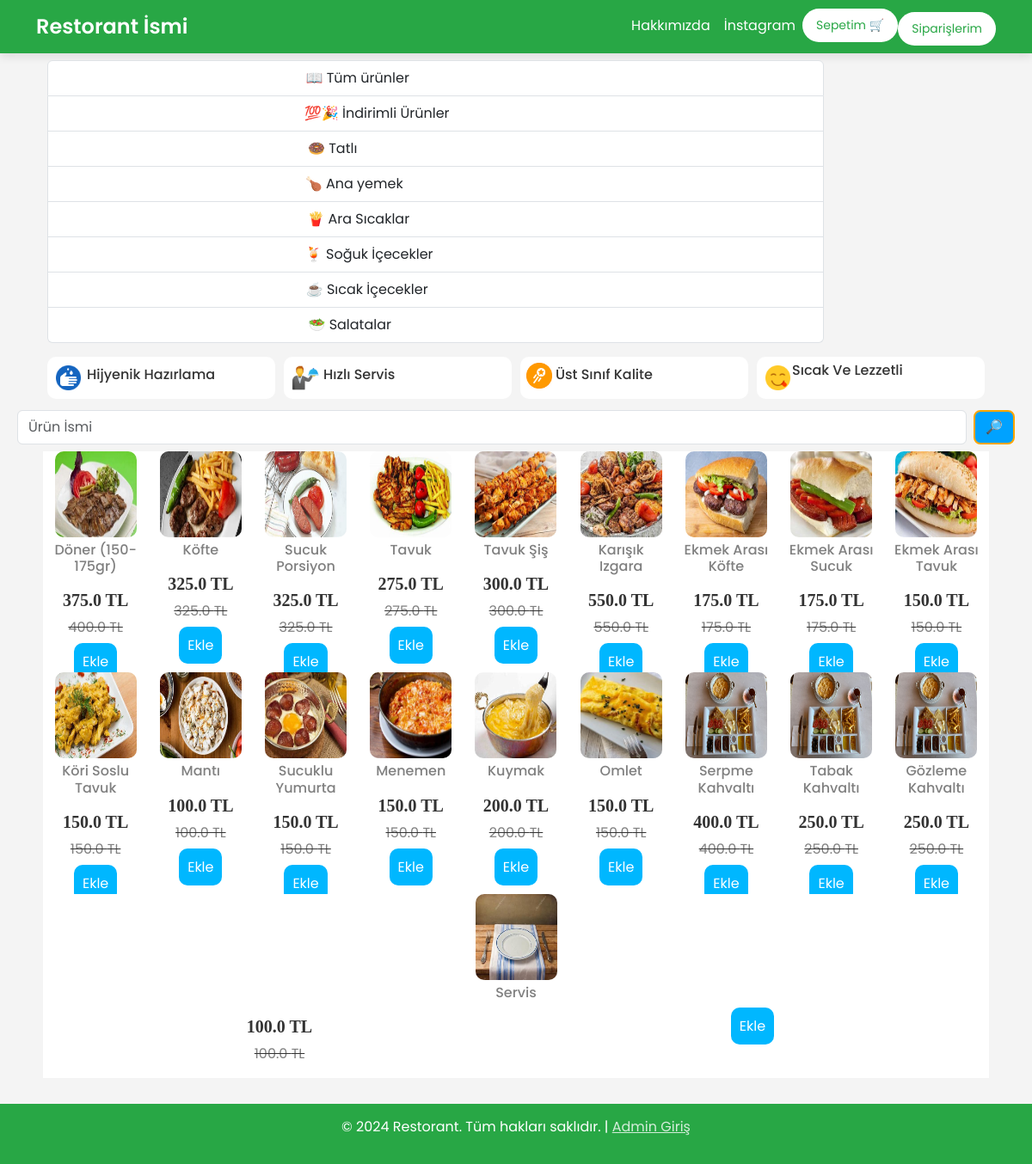
The app's page /main with its own data.
### website/models.py (models this page shows, shortened)
class Product(db.Model):
    id = db.Column(db.Integer, primary_key=True)
    product_name = db.Column(db.String(100), nullable=False)
    current_price = db.Column(db.Float, nullable=False)
    previous_price = db.Column(db.Float, nullable=False)
    in_stock = db.Column(db.Integer, nullable=False)
    product_picture = db.Column(db.String(1000), nullable=False)
    flash_sale = db.Column(db.Boolean, default=False)
    date_added = db.Column(db.DateTime, default=datetime.utcnow)
    salad = db.Column(db.Boolean, default=False)
    main = db.Column(db.Boolean, default=False)
    colddrink = db.Column(db.Boolean, default=False)
    hotdrink = db.Column(db.Boolean, default=False)
    desert = db.Column(db.Boolean, default=False)
    sneak = db.Column(db.Boolean, default=False)
    Solded = db.Column(db.Integer, default=0)
    carts = db.relationship('Cart', backref=db.backref('product', lazy=True))
    orders = db.relationship('Order', backref=db.backref('product', lazy=True))

### website/views.py (the view)
@views.route("/main")
def mainmenu():
    items = Product.query.filter_by(main=True)
    return render_template('mainmenu.html', items=items, cart=Cart.query.filter_by(customer_link=current_user.id).all()
                           if current_user.is_authenticated else [])

### website/templates/mainmenu.html (shortened to what this page needs)
{% extends 'base.html' %}
{% block body %}
<div class="container text-center">
    <div class="row" style="margin: 5px; margin-left:-2px; margin-right:-2px;">
      <div class="col " style="margin: 3px;">
        <div class="list-group" id="right1">
            <a href="/" class="list-group-item list-group-item-action">
                <span class="link-name" >📖 Tüm ürünler</span>
            </a>
            <a href="/discount" class="list-group-item list-group-item-action">
                <span class="link-name" >💯🎉  İndirimli Ürünler</span>
            </a>
            <a href="/desert" class="list-group-item list-group-item-action">
                <span class="link-name" >🍩  Tatlı</span>
            </a>
            <a href="/main" class="list-group-item list-group-item-action">
                <span class="link-name">🍗 Ana yemek</span>
            </a>
            <a href="/sneak" class="list-group-item list-group-item-action">
                <span class="button">🍟 Ara Sıcaklar</span>
            </a>
            <a href="/colddrink" class="list-group-item list-group-item-action">
                <span class="button">🍹 Soğuk İçecekler</span>
            </a>
            <a href="/hotdrink" class="list-group-item list-group-item-action">
                <span class="button">☕ Sıcak İçecekler</span>
            </a>
            <a href="/salad" class="list-group-item list-group-item-action">
                <span class="button">🥗  Salatalar</span>
            </a>
        </div>
      </div>
      <div class="col-md-2">
        </div>
      </div>
    </div>
<div class="container text-center">
    <div class="row" style="margin: 8px;">
        <div class="col" style="display: flex; background-color: white; border-radius: 10px; padding: 7px; margin: 5px;">
            <img src="../static/images/techweek.png" alt="" style="width: 35px; height: 35px;">
            <h6 style="margin: 4px">Hijyenik Hazırlama </h6>
        </div>
        <div class="col" style="display: flex; background-color: white; border-radius: 10px; padding: 7px; margin: 5px;">
            <img src="../static/images/FreeDelivery.png" alt="" style="width: 35px; height: 35px;">
            <h6 style="margin: 4px">Hızlı Servis</h6>
        </div>
        <div class="col" style="display: flex; background-color: white; border-radius: 10px; padding: 7px; margin: 5px;">
            <img src="../static/images/food.png" alt="" style="width: 30px; height: 30px;">
            <h6 style="margin: 4px">Üst Sınıf Kalite</h6>
        </div>
        <div class="col" style="display: flex; background-color: white; border-radius: 10px; padding: 7px; margin: 5px;">
            <img src="../static/images/airtime.png" alt="" style="width: 35px; height: 35px;">
            <h6 style="margin: -1px">Sıcak Ve Lezzetli</h6>
        </div>
    </div>
</div>
<form class="d-flex position-relative" role="search" action="/search" style="margin-left:20px; margin-right:20px;" method="POST">
  <input
    class="form-control me-2"
    name="search"
    id="search-input"
    type="search"
    placeholder="Ürün İsmi"
    aria-label="Search"
    autocomplete="off"
  >
  <button class="btn" type="submit">🔎</button>
</form>
<div class="container text-center">
    <div class="row" style="margin: 8px; border-radius: 10px; background-color: rgb(219, 219, 218);" id="column">
        {% for item in items %}
        <div class="col" style=" background-color: rgb(255, 255, 255);">
            <img src="{{ item.product_picture }}" alt="" style="height: 100px; width: 95px; border-radius: 10px;">
            <div class="row" style="margin-top: 5px;">
                <h6 style="color: gray;">{{ item.product_name }}</h6>
            </div>
            <div class="row" style="margin-top: 10px;">
                <div class="col">
                    <h5 style="font-weight: 600; font-family: 'Times New Roman', Times, serif;">{{ item.current_price }} TL</h5>
                    <strike><p style="color: gray;">{{ item.previous_price}} TL</p></strike>
                </div>
                <div class="col">
                    <a href="/add-to-cart/{{ item.id }}">Ekle</a>
                </div>
            </div>
        </div>
        {% endfor %}
    </div>
</div>
{% endblock %}

### website/static/css/style.css (style rules this page uses)
.d-flex .btn { background: rgb(0, 162, 255); border: 2px solid orange; border-radius: 8px; color: #fff; }
.container .row .col .row .col a { background-color: rgb(0, 183, 255); padding: 10px; border-radius: 10px; text-decoration: none; color: white; }

### website/templates/base.html (style rules this page uses)
body { font-family: 'Poppins', sans-serif; background-color: #f4f4f4; color: #333; margin: 0; padding: 0; }

### records on screen
Product: product_picture (picture), product_name "Döner (150-175gr)", current_price "375.0", previous_price "400.0"
Product: product_picture (picture), product_name "Köfte", current_price "325.0", previous_price "325.0"
Product: product_picture (picture), product_name "Sucuk Porsiyon", current_price "325.0", previous_price "325.0"
Product: product_picture (picture), product_name "Tavuk", current_price "275.0", previous_price "275.0"
Product: product_picture (picture), product_name "Tavuk Şiş", current_price "300.0", previous_price "300.0"
Product: product_picture (picture), product_name "Karışık Izgara", current_price "550.0", previous_price "550.0"
Product: product_picture (picture), product_name "Ekmek Arası Köfte", current_price "175.0", previous_price "175.0"
Product: product_picture (picture), product_name "Ekmek Arası Sucuk", current_price "175.0", previous_price "175.0"
Product: product_picture (picture), product_name "Ekmek Arası Tavuk", current_price "150.0", previous_price "150.0"
Product: product_picture (picture), product_name "Köri Soslu Tavuk", current_price "150.0", previous_price "150.0"
Product: product_picture (picture), product_name "Mantı", current_price "100.0", previous_price "100.0"
Product: product_picture (picture), product_name "Sucuklu Yumurta", current_price "150.0", previous_price "150.0"
Product: product_picture (picture), product_name "Menemen", current_price "150.0", previous_price "150.0"
Product: product_picture (picture), product_name "Kuymak", current_price "200.0", previous_price "200.0"
Product: product_picture (picture), product_name "Omlet", current_price "150.0", previous_price "150.0"
Product: product_picture (picture), product_name "Serpme Kahvaltı", current_price "400.0", previous_price "400.0"
Product: product_picture (picture), product_name "Tabak Kahvaltı", current_price "250.0", previous_price "250.0"
Product: product_picture (picture), product_name "Gözleme Kahvaltı", current_price "250.0", previous_price "250.0"
Product: product_picture (picture), product_name "Servis", current_price "100.0", previous_price "100.0"
